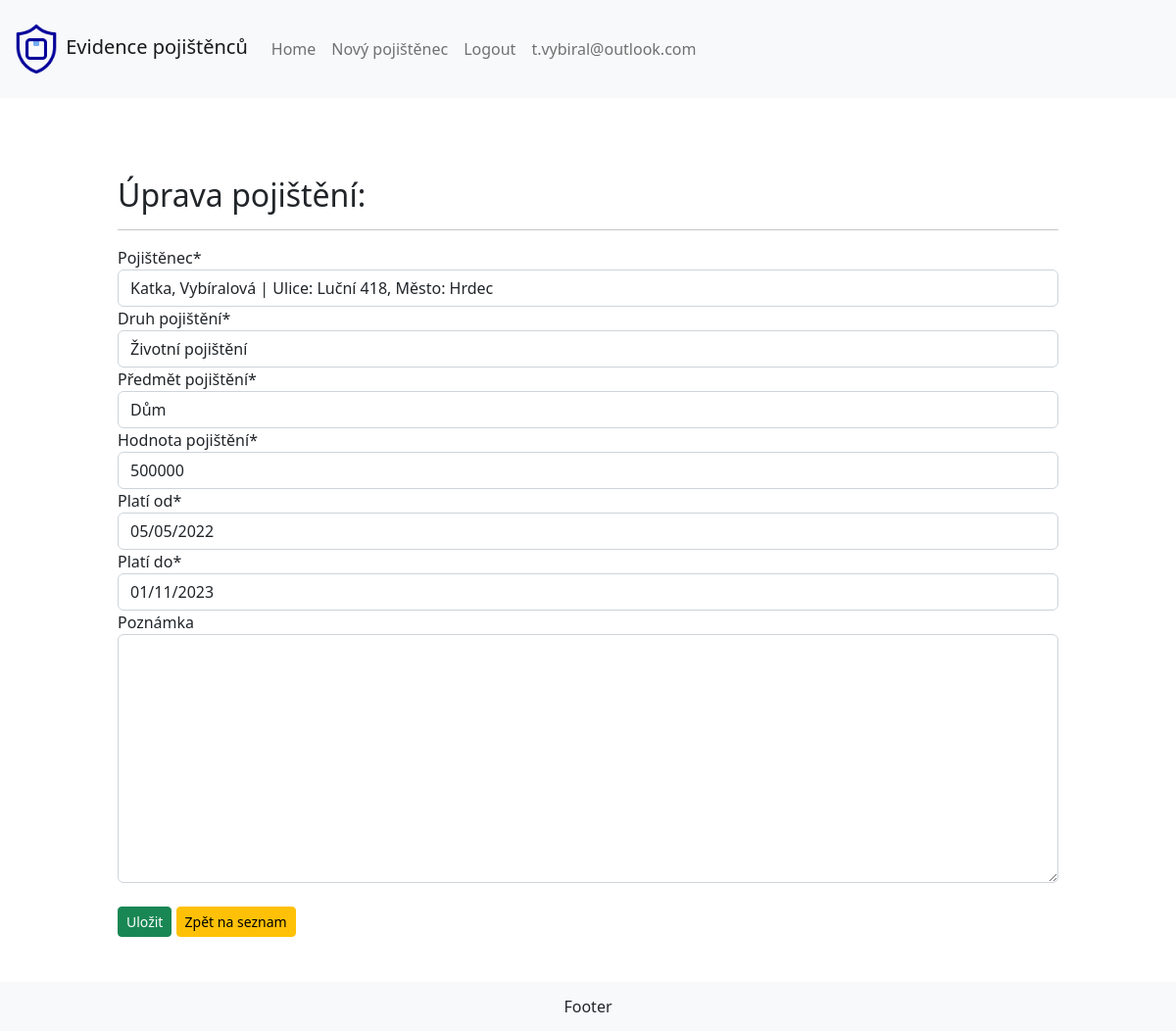
Page /pojistenci/update_pojisteni/43 (signed in) on the committed database.
### pojistenci/models.py (models this page shows, shortened)
class Uzivatel(AbstractBaseUser):
    email = models.EmailField(max_length=300, unique=True)
    is_admin = models.BooleanField(default=False)
    class Meta:
        verbose_name = 'Uživatel'
        verbose_name_plural = 'Uživatelé'
    objects = UzivatelManager()
    USERNAME_FIELD = 'email'

class SeznamPojisteni(models.Model):
    pojistenec = models.ForeignKey(
        Pojistenec, null=True, on_delete=models.CASCADE, verbose_name='Pojištěnec')
    typ_pojisteni = models.ForeignKey(
        TypPojisteni, null=True, on_delete=models.SET_NULL, verbose_name='Druh pojištění')
    predmet_pojisteni = models.CharField(max_length=80, null=True, verbose_name='Předmět pojištění')
    hodnota_pojisteni = models.CharField(max_length=10, null=True, verbose_name='Hodnota pojištění')
    plati_od = models.CharField(max_length=10, null=True, verbose_name='Platí od')
    plati_do = models.CharField(max_length=10, null=True, verbose_name='Platí do')
    poznamka = models.TextField(null=True, verbose_name='Poznámka', blank=True) # není povinné pole
    date_created = models.DateTimeField(auto_now_add=True, null=True, verbose_name='Datum vytvoření')
    class Meta:
        verbose_name = 'Seznam pojištění'
        verbose_name_plural = 'Seznam pojištění'

### pojistenci/views.py (the view, shortened to what this page needs)
# urls.py: path('update_pojisteni/<str:pk>', views.UpdatePojisteni.as_view(), name='update_pojisteni'),
class UpdatePojisteni(LoginRequiredMixin, generic.edit.CreateView):
        form_class = PojisteniForm
        template_name = 'pojistenci/update_pojisteni.html'
        def get(self, request, pk):
            if not request.user.is_admin:
                messages.info(request, 'Nemáš práva na úpravu pojištění.')
                return redirect('home')
            try:
                pojisteni = SeznamPojisteni.objects.get(pk=pk)
            except:
                messages.error(request, 'Tento pojištěnec neexistuje.')
                return redirect('pojistenec_detail', pk=pojisteni.id)
            form = self.form_class(instance=pojisteni)
            return render(request, self.template_name, {'form': form})

### pojistenci/forms.py
class PojisteniForm(forms.ModelForm):
    class Meta:
        model = SeznamPojisteni
        fields = ['pojistenec', 'typ_pojisteni', 'predmet_pojisteni', 'hodnota_pojisteni', 'plati_od', 'plati_do', 'poznamka']

### pojistenci/models.py (called while the page is built)
    def __str__(self) -> str:
        return self.nazev_pojisteni

    def __str__(self) -> str:
        return f'{self.jmeno}, {self.prijmeni} | Ulice: {self.ulice_cp}, Město: {self.mesto}'

### pojistenci/templates/pojistenci/update_pojisteni.html (shortened to what this page needs)
{% extends "base.html" %}
{% load crispy_forms_tags %}
{% block content %}
<h2>Úprava pojištění:</h2>
<hr>
<form action="" method="POST">
    {{ form|crispy }} <br>
    <input class="btn btn-sm btn-success" type="submit" value="Uložit" name="Uložit"> <a class="btn btn-sm btn-warning" href="{% url 'home' %}">Zpět na seznam</a>
</form>
<br>
<br>
<br>
<br>
{% endblock %}

### pojistenci/templates/base.html (shortened to what this page needs)
<!DOCTYPE html>
<html lang="cs">
<head>
    {% load static %}
    <link rel="stylesheet" href="{% static 'css/style.css' %}" type="text/css">
    <link rel="stylesheet" href="{% static 'css/bootstrap.min.css' %}" type = "text/css"/>
</head>
<body>
    <nav class="navbar navbar-expand-lg fixed-top bg-light">
        <div class="container-fluid">
          <a class="navbar-brand" href={% url "home" %}><img src={% static 'pojistenci/insurance_care.png'%} alt="Insurance care" width="50" height="50">  Evidence pojištěnců</a>
          <div class="collapse navbar-collapse">
            <ul class="navbar-nav">
              <li class="nav-item">
                <a class="nav-link"  href={% url "home" %}>Home</a>
              </li>
              <li class="nav-item">
                {% if user.is_admin %}<a class="nav-link" href={% url "novy_pojistenec" %}>Nový pojištěnec</a>{% endif %}
              </li>
              <li class="nav-item">
                {% if user.is_authenticated %}<a class="nav-link" href={% url "logout" %}>Logout</a>{% endif %}
              </li>
              <li class="nav-item dropdown">
                <div class="nav-link">{{request.user.email}}</div>
              </li>
            </ul>
          </div>
        </div>
      </nav>
    <div "container">
        <nav class="navbar navbar-expand-lg bg-light">
            <div class="container-fluid">
                <a class="navbar-brand" href={% url "home" %}>Seznam pojištěnců</a>
                {% if user.is_admin %}<a class="navbar-brand" href={% url "novy_pojistenec" %}>Nový pojištěnec</a>{% endif %}
                {% if user.is_authenticated %}<a class="navbar-brand" href={% url "logout" %}>Logout</a>{% endif %}
                <div class="navbar-brand">{{request.user.email}}</div>
            </div>
        </nav>
    </div>
    <div class="content">
    {% block content %}
    {% endblock %}
    </div>
    <footer class="fixed-bottom bg-light">
        Footer
    </footer>
</body>
</html>

### pojistenci/static/css/style.css (style rules this page uses)
html, body { width: 100%; height: 100%; margin: 0; }
nav { width: 100%; height: 100px; background-color: #3e4144; color: white; }
.content { width: 80%; margin: auto; margin-top: 80px; margin-bottom: 80px; }
footer { position: flex; width: 100%; height: 50; background-color: rgb(3, 48, 196); text-align: center; line-height: 50px; vertical-align: middle; bottom: 0; }

### rows in the picture
Uzivatel: user.email "t.vybiral@outlook.com"
SeznamPojisteni: pojistenec "Katka, Vybíralová | Ulice: Luční 418, Město: Hrdec", typ_pojisteni "Životní pojištění", predmet_pojisteni "Dům", hodnota_pojisteni "500000", plati_od "05/05/2022", plati_do "01/11/2023"
